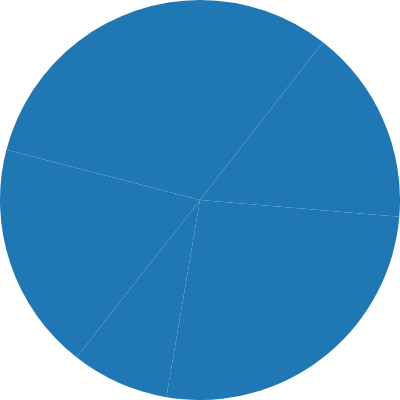

Vega-Lite specification for this chart:
### Vega specification from a JSON file in a GitHub repository (floating-point values rounded to 4 significant figures)
{"$schema": "https://vega.github.io/schema/vega/v3.0.json", "width": 200, "height": 200, "autosize": "none", "signals": [{"name": "startAngle", "value": 0, "bind": {"input": "range", "min": 0, "max": 6.29, "step": 0.01}}, {"name": "endAngle", "value": 6.29, "bind": {"input": "range", "min": 0, "max": 6.29, "step": 0.01}}, {"name": "innerRadius", "value": 0, "bind": {"input": "range", "min": 0, "max": 90, "step": 1}}, {"name": "sort", "value": false, "bind": {"input": "checkbox"}}], "data": [{"name": "table", "values": [{"field": 4}, {"field": 6}, {"field": 10}, {"field": 3}, {"field": 7}, {"field": 8}], "transform": [{"type": "pie", "field": "field", "startAngle": {"signal": "startAngle"}, "endAngle": {"signal": "endAngle"}, "sort": {"signal": "sort"}}]}], "scales": [{"name": "color", "type": "ordinal", "range": {"scheme": "category20"}}], "marks": [{"type": "arc", "from": {"data": "table"}, "encode": {"enter": {"fill": {"scale": "color", "field": "_id"}, "x": {"signal": "width / 2"}, "y": {"signal": "height / 2"}}, "update": {"startAngle": {"field": "startAngle"}, "endAngle": {"field": "endAngle"}, "innerRadius": {"signal": "innerRadius"}, "outerRadius": {"signal": "width / 2"}}}}]}
